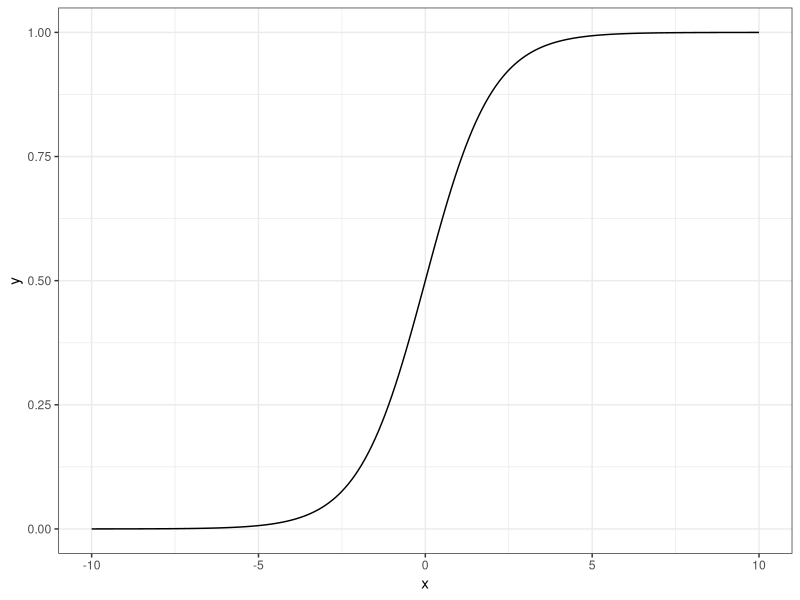
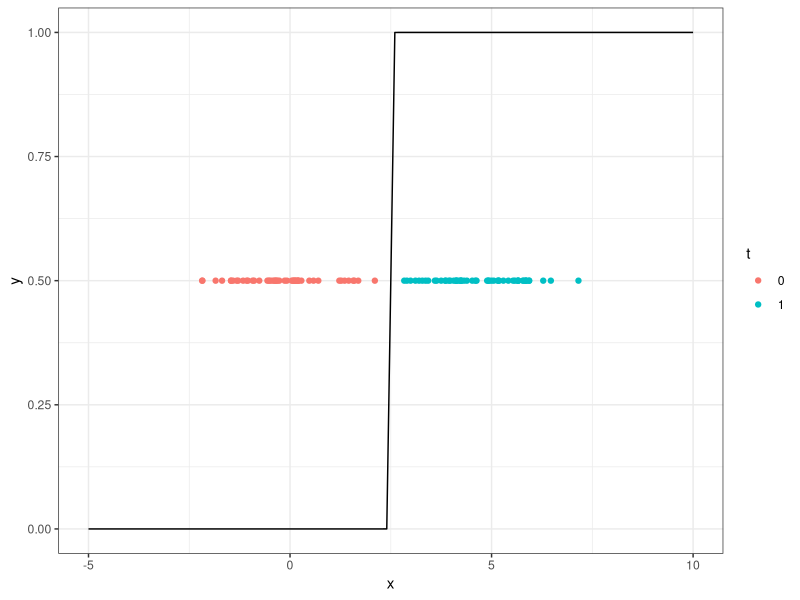
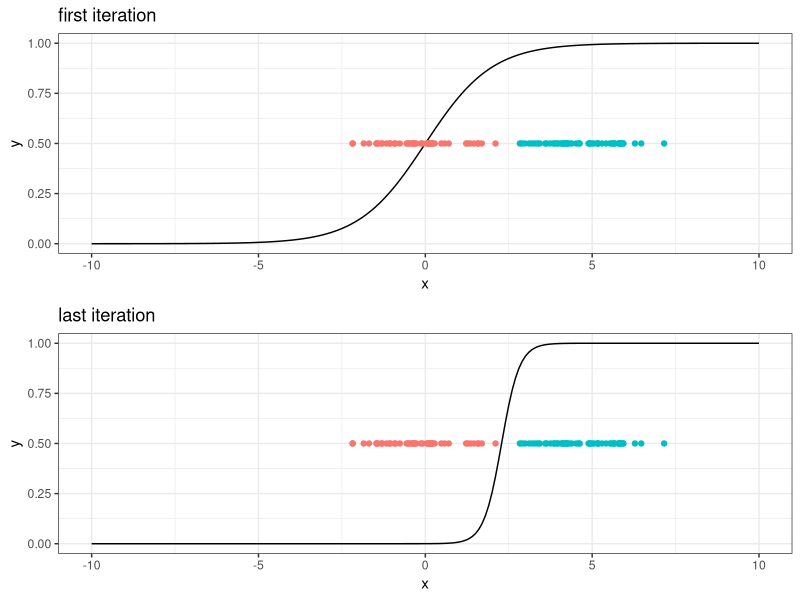
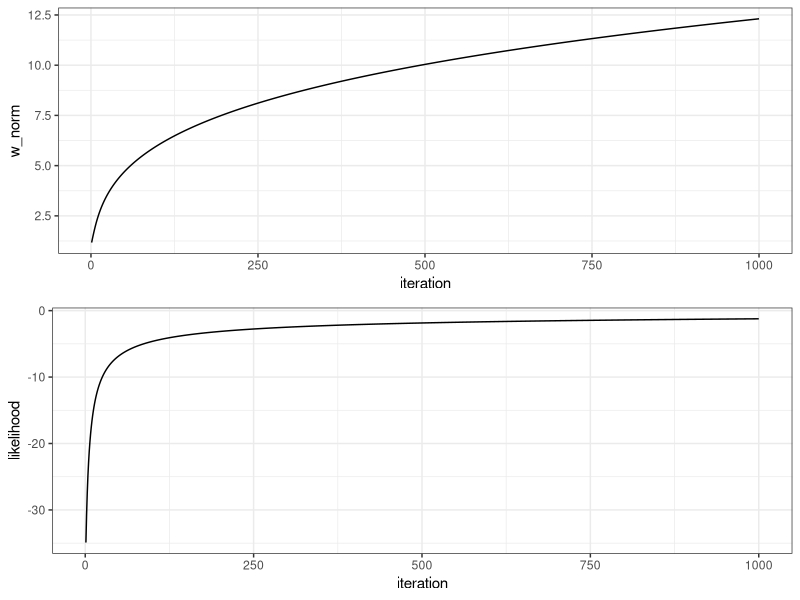
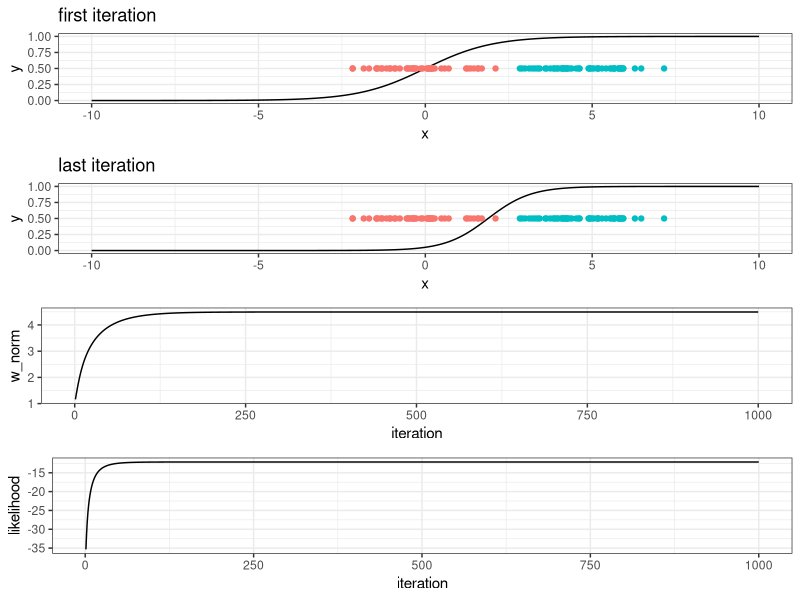

Write the R code that produced these figures, in order.
## ---- chunk 1
library(ggplot2)

x <- seq(-10, 10, by=0.1)
y <- 1/(1+ exp(-x))
ggplot(data.frame(x=x, y=y), aes(x=x, y=y)) + geom_line() + theme_bw()
## ---- chunk 2
#'@title Logistic Regression with Gradient Descent 
logistic_regression_sgd <- function(labels, X, w_0, eta=0.1, maxiters=1000){
  df.results <- data.frame()
  w <- w_0
  
  for(i in 1:maxiters){
    y  <- 1/(1 + exp(-t(w) %*% X))
    errors <- c(y - labels)
    w <- w - eta * rowSums(X %*% diag(errors))
    
    likelihood <- sum(labels*log(y) + (1-labels)*log(1-y))
    df.results <- rbind(df.results, list(error = sum(errors), 
                                         w_norm = norm(as.matrix(w)),
                                         likelihood = likelihood))
  }
  
  list(w = w,
       results = df.results)
}
## ---- chunk 3
# true w. Play with the norm of the vector to see that, an infinite norm
# creates to perfectly separable classes
w <- c(-2.5,1) * 100 

x <- c(rnorm(50, 0,1), rnorm(50, 5, 1))
X <- rbind(rep(1, length(x)), t(as.matrix(x))) # add intercept
y  <- 1/(1 + exp(-t(w) %*% X))
t <- ifelse(runif(length(y)) < y ,1 ,0)
df.data <- data.frame(x=x, t=as.factor(t))

xx <- seq(-5, 10, by=0.1)
XX <- rbind(rep(1, length(xx)), t(as.matrix(xx))) # add intercept
yy <- as.numeric(1/(1 + exp(-t(w) %*% XX)))
df.sigma <- data.frame(x=xx, y=yy)
  
g <- ggplot(df.sigma, aes(x=x, y=y)) + 
  geom_line() +
  geom_point(data = df.data, aes(x = x, y = 0.5, color = t)) + 
  theme_bw()
print(g)
## ---- chunk 4
library(gridExtra)
labels <- t
X <- rbind(rep(1, length(x)), t(as.matrix(x))) # add intercept

w_0 <- c(0,1)
eta <- 0.01
w_0 <- c(0,1)

res <- logistic_regression_sgd(labels, X, w_0 = w_0, eta = 0.01, maxiters = 1000)
df.results <- res$results

##############################
# Plot first and last sigmoids
##############################
df.data <- data.frame(x=x, label=as.factor(t))
xx <- seq(-10, 10, by=0.1)
XX <- rbind(rep(1, length(xx)), t(as.matrix(xx))) # add intercept

# Prepare initial plot
yy <- as.numeric(1/(1 + exp(-t(w_0) %*% XX)))
df.fit <- data.frame(x=xx, y=yy)
p_init <- ggplot(df.fit, aes(x=x, y=y)) + 
  geom_line() +
  geom_point(data = df.data, aes(x = x, y = 0.5, color = label)) + 
  ggtitle("first iteration") + 
  theme_bw() +  theme(legend.position = "none")

# Prepare final plot
yy <- as.numeric(1/(1 + exp(-t(res$w) %*% XX)))
df.fit <- data.frame(x=xx, y=yy)
p_end <- ggplot(df.fit, aes(x=x, y=y)) + 
  geom_line() +
  geom_point(data = df.data, aes(x = x, y = 0.5, color = label)) + 
  ggtitle("last iteration") + 
  theme_bw() +  theme(legend.position = "none")

# Plot both
grid.arrange(p_init, p_end, nrow = 2, ncol=1)
## ---- chunk 5
# Plot norm of parameters versus error
df.results$iteration <- 1:nrow(df.results)
p1 <- ggplot(df.results, aes(x = iteration,  y = w_norm)) + geom_line() + theme_bw()
p2 <- ggplot(df.results, aes(x = iteration,  y = likelihood)) + geom_line() + theme_bw()
grid.arrange(p1, p2, nrow = 2, ncol=1)
## ---- chunk 6
logistic_regression_sgd_ridge <- function(labels, X, w_0, eta=0.1, lambda = 1, maxiters=1000){
  df.results <- data.frame()
  w <- w_0
  
  for(i in 1:maxiters){
    y  <- 1/(1 + exp(-t(w) %*% X))
    errors <- c(y - labels)
    w <- w - eta * (rowSums(X %*% diag(errors)) + lambda*w)
    
    likelihood <- sum(labels*log(y) + (1-labels)*log(1-y)) - lambda/2 * t(w)%*%w
    df.results <- rbind(df.results, list(error = sum(errors), 
                                         w_norm = norm(as.matrix(w)),
                                         likelihood = likelihood))
  }
  
  list(w = w,
       results = df.results)
}

labels <- t
X <- rbind(rep(1, length(x)), t(as.matrix(x))) # add intercept

w_0 <- c(0,1)
eta <- 0.01
w_0 <- c(0,1)

res <- logistic_regression_sgd_ridge(labels, X, w_0 = w_0, eta = 0.01, lambda=0.9, maxiters = 1000)
df.results <- res$results

##############################
# Plot first and last sigmoids
##############################
df.data <- data.frame(x=x, label=as.factor(t))
xx <- seq(-10, 10, by=0.1)
XX <- rbind(rep(1, length(xx)), t(as.matrix(xx))) # add intercept

# Prepare initial plot
yy <- as.numeric(1/(1 + exp(-t(w_0) %*% XX)))
df.fit <- data.frame(x=xx, y=yy)
p_init <- ggplot(df.fit, aes(x=x, y=y)) + 
  geom_line() +
  geom_point(data = df.data, aes(x = x, y = 0.5, color = label)) + 
  ggtitle("first iteration") + 
  theme_bw() +  theme(legend.position = "none")


# Prepare final plot
yy <- as.numeric(1/(1 + exp(-t(res$w) %*% XX)))
df.fit <- data.frame(x=xx, y=yy)
p_end <- ggplot(df.fit, aes(x=x, y=y)) + 
  geom_line() +
  geom_point(data = df.data, aes(x = x, y = 0.5, color = label)) + 
  ggtitle("last iteration") + 
  theme_bw() +  theme(legend.position = "none")


df.results$iteration <- 1:nrow(df.results)

p1 <- ggplot(df.results, aes(x = iteration,  y = w_norm)) + geom_line() + theme_bw()
p2 <- ggplot(df.results, aes(x = iteration,  y = likelihood)) + geom_line() + theme_bw()

# Plot all
grid.arrange(p_init, p_end, p1, p2, nrow = 4, ncol=1)
